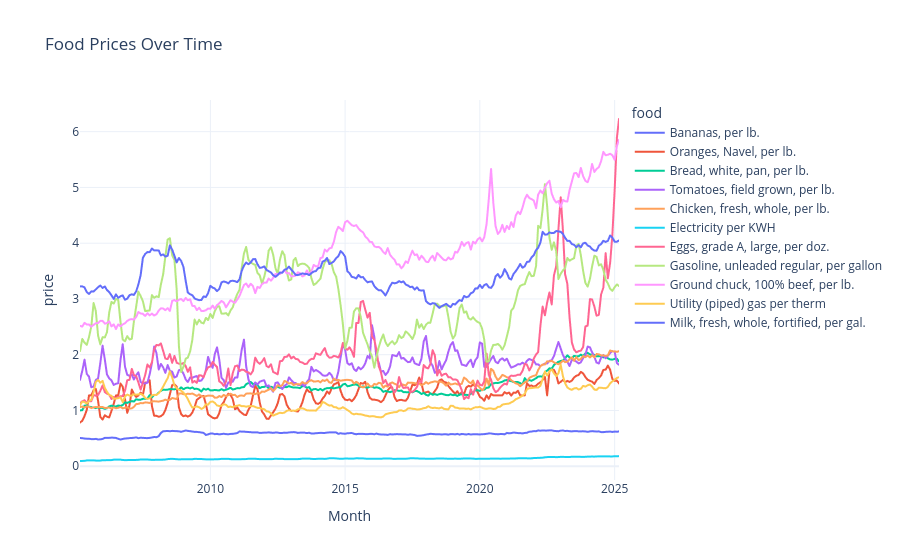

Here is the notebook cell this chart was saved with:
### Markdown cell above
### Enhancing Figure

### Code cell
px.line(data_frame=melt_df, 
        x='Month', 
        y='price', 
        color='food', 
        title='Food Prices Over Time',
        template = 'plotly_white',
        )

### Figure 1 — Plotly figure (JSON) as saved in the notebook; plotly's stock layout.template omitted (floating-point values rounded to 4 significant figures; data arrays with more than 128 entries replaced by an {"elided": "..."} marker saying what was removed)
{"data": [{"hovertemplate": "food=Bananas, per lb.<br>Month=%{x}<br>price=%{y}<extra></extra>", "legendgroup": "Bananas, per lb.", "line": {"color": "#636efa", "dash": "solid"}, "marker": {"symbol": "circle"}, "mode": "lines", "name": "Bananas, per lb.", "showlegend": true, "type": "scattergl", "x": {"elided": "241 str values"}, "xaxis": "x", "y": {"elided": "241 float values"}, "yaxis": "y"}, {"hovertemplate": "food=Oranges, Navel, per lb.<br>Month=%{x}<br>price=%{y}<extra></extra>", "legendgroup": "Oranges, Navel, per lb.", "line": {"color": "#EF553B", "dash": "solid"}, "marker": {"symbol": "circle"}, "mode": "lines", "name": "Oranges, Navel, per lb.", "showlegend": true, "type": "scattergl", "x": {"elided": "241 str values"}, "xaxis": "x", "y": {"elided": "241 float values"}, "yaxis": "y"}, {"hovertemplate": "food=Bread, white, pan, per lb.<br>Month=%{x}<br>price=%{y}<extra></extra>", "legendgroup": "Bread, white, pan, per lb.", "line": {"color": "#00cc96", "dash": "solid"}, "marker": {"symbol": "circle"}, "mode": "lines", "name": "Bread, white, pan, per lb.", "showlegend": true, "type": "scattergl", "x": {"elided": "241 str values"}, "xaxis": "x", "y": {"elided": "241 float values"}, "yaxis": "y"}, {"hovertemplate": "food=Tomatoes, field grown, per lb.<br>Month=%{x}<br>price=%{y}<extra></extra>", "legendgroup": "Tomatoes, field grown, per lb.", "line": {"color": "#ab63fa", "dash": "solid"}, "marker": {"symbol": "circle"}, "mode": "lines", "name": "Tomatoes, field grown, per lb.", "showlegend": true, "type": "scattergl", "x": {"elided": "241 str values"}, "xaxis": "x", "y": {"elided": "241 float values"}, "yaxis": "y"}, {"hovertemplate": "food=Chicken, fresh, whole, per lb.<br>Month=%{x}<br>price=%{y}<extra></extra>", "legendgroup": "Chicken, fresh, whole, per lb.", "line": {"color": "#FFA15A", "dash": "solid"}, "marker": {"symbol": "circle"}, "mode": "lines", "name": "Chicken, fresh, whole, per lb.", "showlegend": true, "type": "scattergl", "x": {"elided": "241 str values"}, "xaxis": "x", "y": {"elided": "241 float values"}, "yaxis": "y"}, {"hovertemplate": "food=Electricity per KWH<br>Month=%{x}<br>price=%{y}<extra></extra>", "legendgroup": "Electricity per KWH", "line": {"color": "#19d3f3", "dash": "solid"}, "marker": {"symbol": "circle"}, "mode": "lines", "name": "Electricity per KWH", "showlegend": true, "type": "scattergl", "x": {"elided": "241 str values"}, "xaxis": "x", "y": {"elided": "241 float values"}, "yaxis": "y"}, {"hovertemplate": "food=Eggs, grade A, large, per doz.<br>Month=%{x}<br>price=%{y}<extra></extra>", "legendgroup": "Eggs, grade A, large, per doz.", "line": {"color": "#FF6692", "dash": "solid"}, "marker": {"symbol": "circle"}, "mode": "lines", "name": "Eggs, grade A, large, per doz.", "showlegend": true, "type": "scattergl", "x": {"elided": "241 str values"}, "xaxis": "x", "y": {"elided": "241 float values"}, "yaxis": "y"}, {"hovertemplate": "food=Gasoline, unleaded regular, per gallon<br>Month=%{x}<br>price=%{y}<extra></extra>", "legendgroup": "Gasoline, unleaded regular, per gallon", "line": {"color": "#B6E880", "dash": "solid"}, "marker": {"symbol": "circle"}, "mode": "lines", "name": "Gasoline, unleaded regular, per gallon", "showlegend": true, "type": "scattergl", "x": {"elided": "241 str values"}, "xaxis": "x", "y": {"elided": "241 float values"}, "yaxis": "y"}, {"hovertemplate": "food=Ground chuck, 100% beef, per lb.<br>Month=%{x}<br>price=%{y}<extra></extra>", "legendgroup": "Ground chuck, 100% beef, per lb.", "line": {"color": "#FF97FF", "dash": "solid"}, "marker": {"symbol": "circle"}, "mode": "lines", "name": "Ground chuck, 100% beef, per lb.", "showlegend": true, "type": "scattergl", "x": {"elided": "241 str values"}, "xaxis": "x", "y": {"elided": "241 float values"}, "yaxis": "y"}, {"hovertemplate": "food=Utility (piped) gas per therm<br>Month=%{x}<br>price=%{y}<extra></extra>", "legendgroup": "Utility (piped) gas per therm", "line": {"color": "#FECB52", "dash": "solid"}, "marker": {"symbol": "circle"}, "mode": "lines", "name": "Utility (piped) gas per therm", "showlegend": true, "type": "scattergl", "x": {"elided": "241 str values"}, "xaxis": "x", "y": {"elided": "241 float values"}, "yaxis": "y"}, {"hovertemplate": "food=Milk, fresh, whole, fortified, per gal.<br>Month=%{x}<br>price=%{y}<extra></extra>", "legendgroup": "Milk, fresh, whole, fortified, per gal.", "line": {"color": "#636efa", "dash": "solid"}, "marker": {"symbol": "circle"}, "mode": "lines", "name": "Milk, fresh, whole, fortified, per gal.", "showlegend": true, "type": "scattergl", "x": {"elided": "241 str values"}, "xaxis": "x", "y": {"elided": "241 float values"}, "yaxis": "y"}], "layout": {"legend": {"title": {"text": "food"}, "tracegroupgap": 0}, "title": {"text": "Food Prices Over Time"}, "xaxis": {"anchor": "y", "domain": [0, 1], "title": {"text": "Month"}}, "yaxis": {"anchor": "x", "domain": [0, 1], "title": {"text": "price"}}}}
